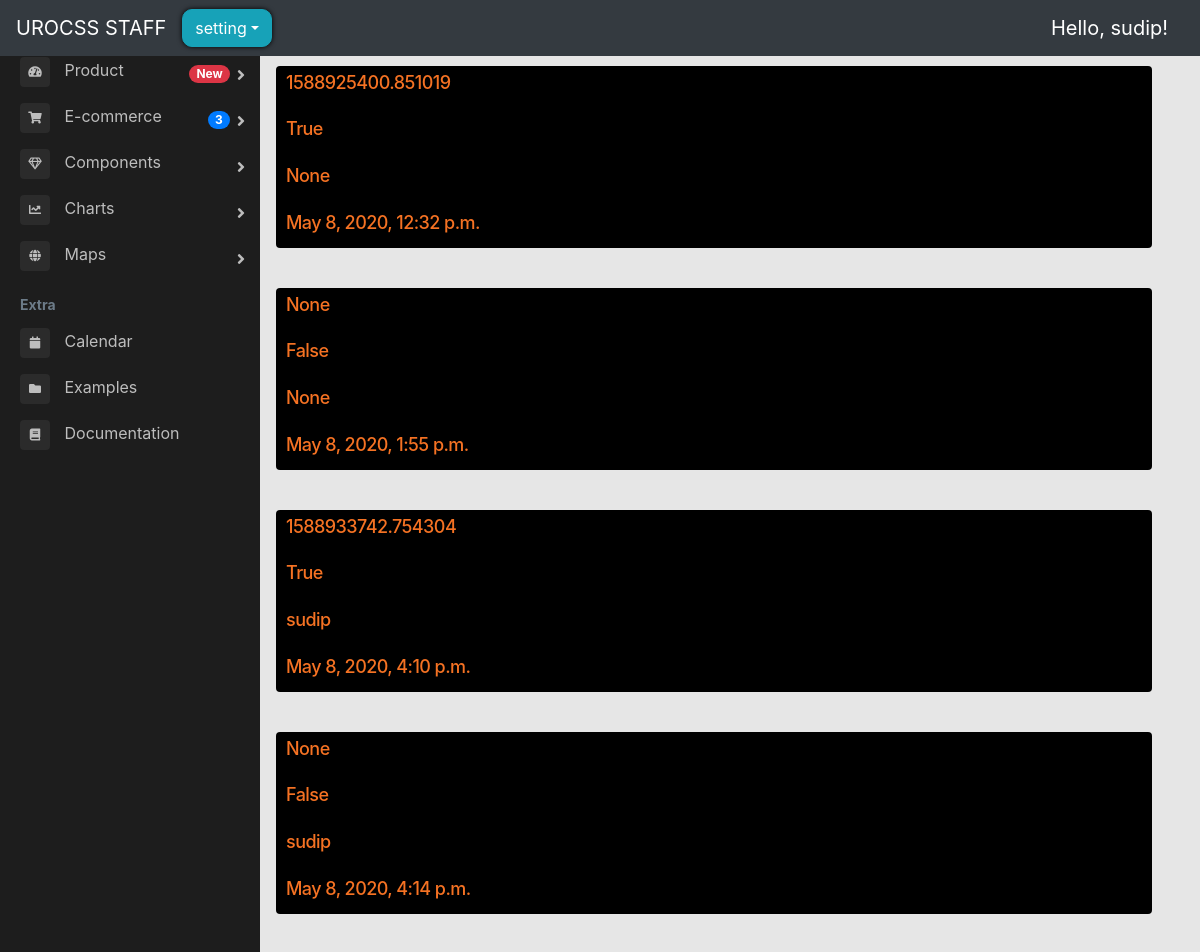
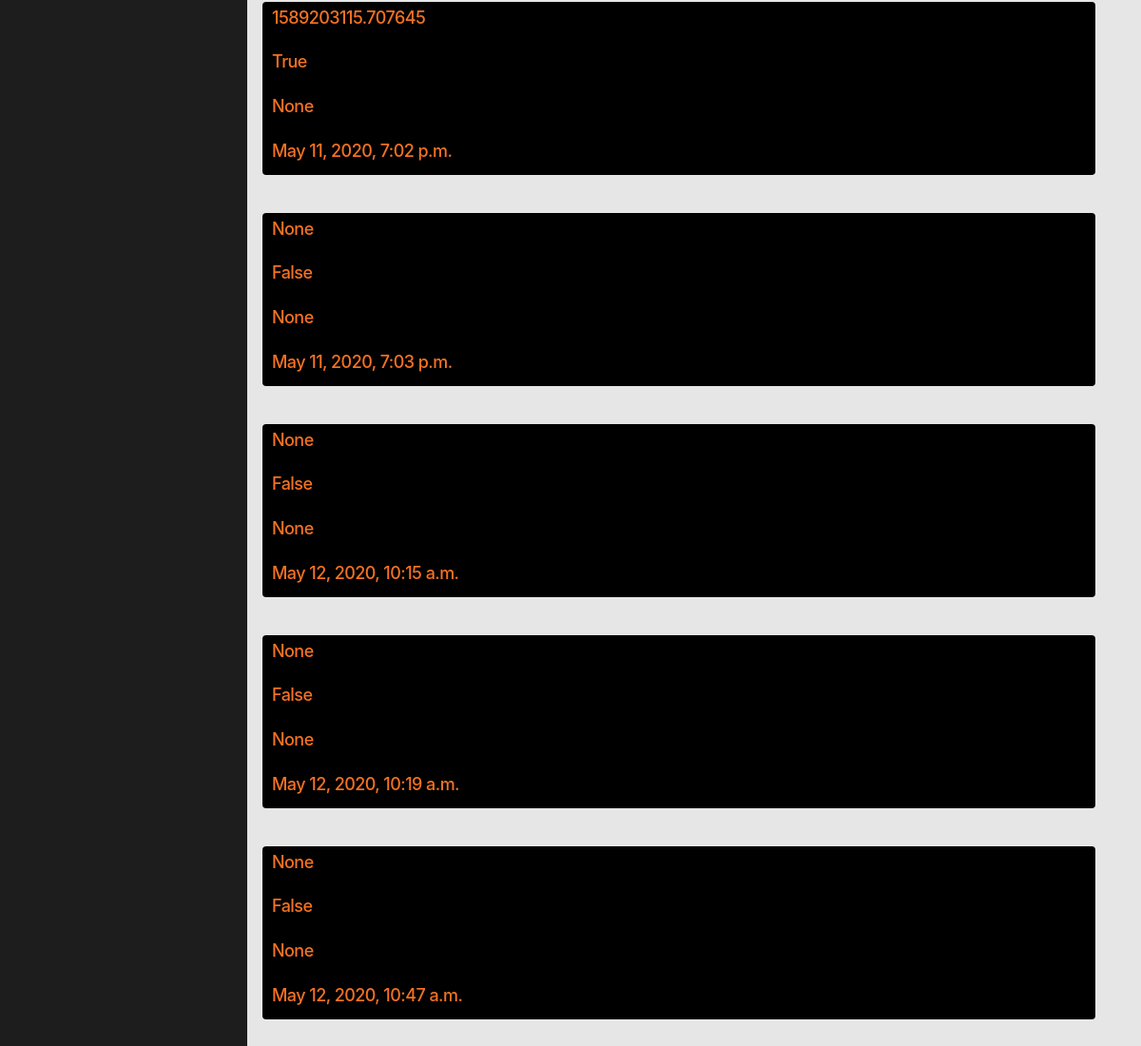
The app's page /backend/backend_main/ (signed in), older data (2 pictures, top to bottom).
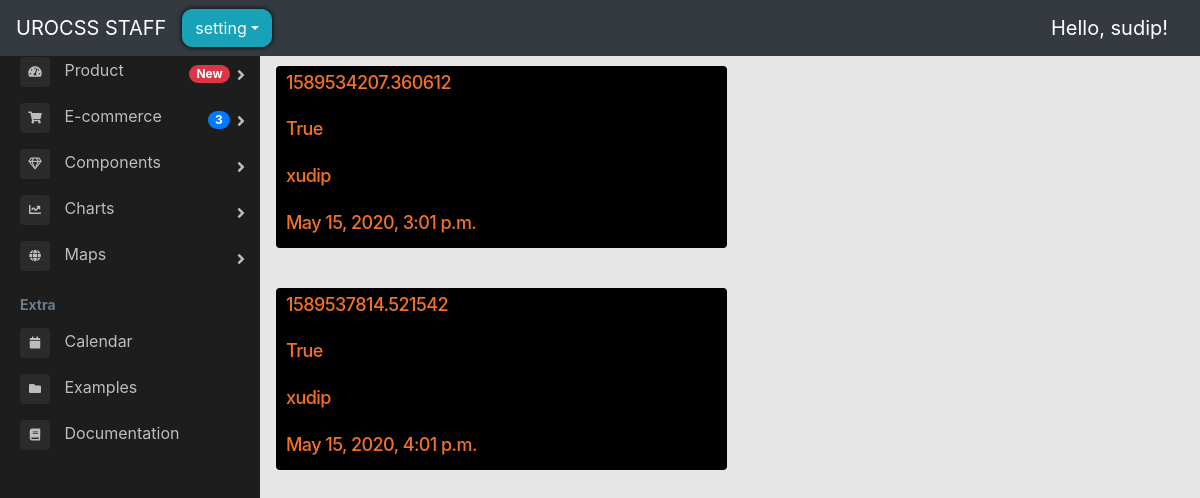
The same page, newer data.
### store/models.py (models this page shows, shortened)
class Order(models.Model):
    customer = models.ForeignKey(User, on_delete=models.SET_NULL, blank=True, null=True)
    date_ordered = models.DateTimeField(auto_now_add=True)
    complete = models.BooleanField(default=False, null=True, blank=False)
    transaction_id = models.CharField(max_length=200, null=True)

### backend/views.py (the view)
# urls.py: path("backend_main/", views.backend_main, name="backend_main"),
@login_required(login_url="backend_login")
def backend_main(request):
    orders = store_models.Order.objects.all()
    context = {"orders": orders}
    return render(request, "backend/backend_main.html", context)

### backend/templates/backend/backend_main.html (shortened to what the changed rows need)
{% load static %}
<!DOCTYPE html>
<html lang="en">
<head>
    <link rel="stylesheet" href="https://stackpath.bootstrapcdn.com/bootstrap/4.1.3/css/bootstrap.min.css"
>
    <link href="//maxcdn.bootstrapcdn.com/bootstrap/4.0.0/css/bootstrap.min.css" rel="stylesheet" id="bootstrap-css">
    <link rel="stylesheet" href="https://use.fontawesome.com/releases/v5.6.1/css/all.css"
>
    <link rel="stylesheet" type="text/css" href="{% static 'css/main.css' %}">
    <link rel="stylesheet" type="text/css" href="{% static 'css/sidebar.css' %}">
</head>
<body>
    <div class="main">
        <main class="page-content pt-2 main">
            <div id="overlay" class="overlay">
                <div class="container-fluid p-5">
                    {% block main %}
                    <div class="row">
                        {% for order in orders %}
                        <div class=" col-lg-12 margin-adder">
                            <a class="link" href="{% url 'view_order_detail' id=order.transaction_id %}">
                                <div class="box-element-order product">
                                    <h6 class="price">{{order.transaction_id}}</h6>
                                    <br>
                                    <h6 class="price">{{order.complete}}</h6>
                                    <hr>
                                    <h6 class="price">{{order.customer}}</h6>
                                    <hr>
                                    <h6 class="price">{{order.date_ordered}}</h6>
                                </div>
                            </a>
                        </div>
                        {% endfor %}
                    </div>
                    {% endblock %}
                </div>
        </main>
    </div>
</body>
</html>

Row changes from the older to the newer data that the page shows:
removed Order: transaction_id "1588925400.851019", complete "True", customer "None", date_ordered "May 8, 2020, 12:32 p.m."
removed Order: transaction_id "None", complete "False", customer "None", date_ordered "May 8, 2020, 1:55 p.m."
removed Order: transaction_id "1588933742.754304", complete "True", customer "sudip", date_ordered "May 8, 2020, 4:10 p.m."
removed Order: transaction_id "None", complete "False", customer "sudip", date_ordered "May 8, 2020, 4:14 p.m."
removed Order: transaction_id "1589203115.707645", complete "True", customer "None", date_ordered "May 11, 2020, 7:02 p.m."
removed Order: transaction_id "None", complete "False", customer "None", date_ordered "May 11, 2020, 7:03 p.m."
removed Order: transaction_id "None", complete "False", customer "None", date_ordered "May 12, 2020, 10:15 a.m."
removed Order: transaction_id "None", complete "False", customer "None", date_ordered "May 12, 2020, 10:19 a.m."
removed Order: transaction_id "None", complete "False", customer "None", date_ordered "May 12, 2020, 10:47 a.m."
added Order: transaction_id "1589534207.360612", complete "True", customer "xudip", date_ordered "May 15, 2020, 3:01 p.m."
added Order: transaction_id "1589537814.521542", complete "True", customer "xudip", date_ordered "May 15, 2020, 4:01 p.m."
